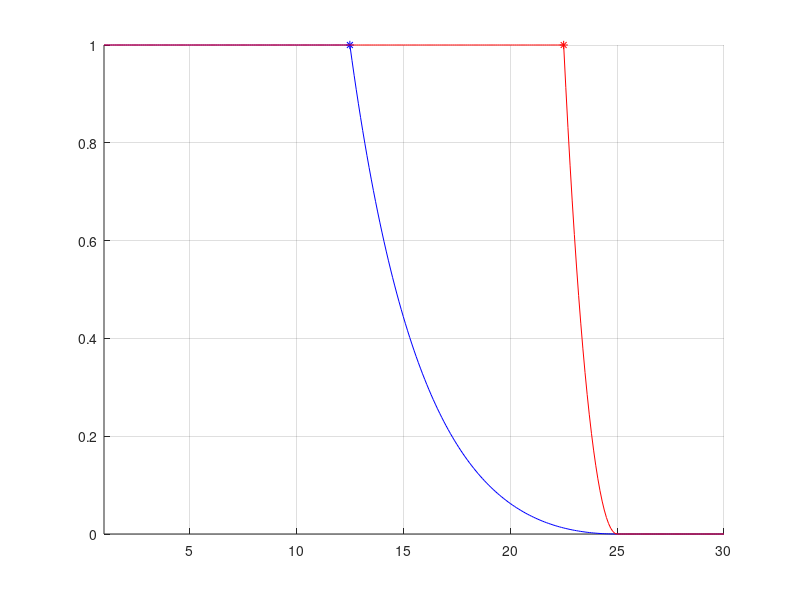

The MATLAB source for this figure: (Note: this script raises an error after producing the figure.)
%------------ MAIN CODE FOR ENERGY (VERSION 2) -------------

%% Adding dependencies
%clear
%clc
%Change this command to your repository address. 
folder_model = ['C:\Users\Carolina\Desktop\net_shared\LBR_interface\matlab\Windows\model_urdf'];
folder_functions = ['C:\Users\Carolina\Desktop\net_shared\LBR_interface\matlab\Windows\'];
addpath(folder_model);
addpath(folder_functions);

% Add source directories
fcn_path = genpath('energy');
addpath(fcn_path);

%% ------------ POTENTIAL ENERGY
% Uo(i) = 0.5*eta*((1/rho(i))-(1/rho0))^2;

% rho0 = Rmax = abs(xCenter - xWall)
% rho  = R    = abs(x - xWall)

rho0 = 25;
delta = 0.1;
rho = [1:delta:30];

margin1 = 0.5;
eta1 = 2*(margin1^2)*(rho0^2)/(1+(margin1^2)-2*margin1);
Uo1 = zeros(1, length(rho));
Umargin1 = 0;

for i=1:length(Uo1)
    if (rho(i)>rho0)
        Uo1(i) = 0;
    elseif (rho(i)<=margin1*rho0)
        Uo1(i) = 1;
    else
        Uo1(i) = 0.5*eta1*((1/rho(i))-(1/rho0))^2;
    end  
    
    if(rho(i) == margin1*rho0)
        Umargin1 = Uo1(i);
    end
end

margin2 = 0.9;
eta2 = 2*(margin2^2)*(rho0^2)/(1+(margin2^2)-2*margin2);
Uo2 = zeros(1, length(rho));
Umargin2 = 0;

for i=1:length(Uo2)
    if (rho(i)>rho0)
        Uo2(i) = 0;
    elseif (rho(i)<=margin2*rho0)
        Uo2(i) = 1;
    else
        Uo2(i) = 0.5*eta2*((1/rho(i))-(1/rho0))^2;
    end  
    
    if(rho(i) == margin2*rho0)
        Umargin2 = Uo2(i);
    end
end

figure
grid on
hold on
plot(rho,Uo1,'-b',margin1*rho0,Umargin1,'*b')
plot(rho,Uo2,'-r',margin2*rho0,Umargin2,'*r')
xlim([rho(1) rho(end)])
%ylim([0.9*min(Uo) max(Uo(1,20:end))])
hold off

%% Testing the potential ratio and gains
xCenter =[0; 0];
xWall = [10; 10];
x1 = [0:0.001:10]; x2 = [0:0.001:10]; x = [x1' x2'];
[m,n] = size(x);

xOff1 = 0.3;
uo1 = zeros(1,length(x1));

for i=1:length(uo1)
    uo1(i) = getPotentialRatio(xCenter,xWall,x(i,:),xOff1);
end

Kmax = 500; Kmin = 200;
go1 = zeros(1,length(x1)); 

for i=1:length(go1)
    go1(i) = getPotentialGain(xCenter,xWall,x(i,:),0.3,Kmax,Kmin);
end

figure
subplot(1,2,1)
plot(x(:,1)',uo1)

subplot(1,2,2)
plot(x(:,1)',go1)

%% Testing different margins (2D)
Kmax = 500; Kmin = 200;
xCenter =[0; 0];
xWall = [10; 10];
x1 = [0:0.001:10]; x2 = [0:0.001:10]; x = [x1' x2'];

xOff1 = 0.125; xOff2 = 0.5; xOff3 = 0.75;
go1 = zeros(1,length(x1)); 
go2 = zeros(1,length(x1)); 
go3 = zeros(1,length(x1)); 

for i=1:length(go1)
    go1(i) = getPotentialGain(xCenter,xWall,x(i,:),xOff1,Kmax,Kmin);
    go2(i) = getPotentialGain(xCenter,xWall,x(i,:),xOff2,Kmax,Kmin);
    go3(i) = getPotentialGain(xCenter,xWall,x(i,:),xOff3,Kmax,Kmin);
end

plot(x(:,1)',go1,x(:,1)',go2,x(:,1)',go3)

%% Testing different margins (3D lines)
Kmax = 5000; Kmin = 200;
xCenter =[0; 0];
xWall = [10; 10];
x1 = [0:0.001:10]; x2 = [0:0.001:10]; x = [x1' x2'];

xOff1 = 0.125; xOff2 = 0.5; xOff3 = 0.75;
go1 = zeros(1,length(x1)); 
go2 = zeros(1,length(x1)); 
go3 = zeros(1,length(x1)); 

for i=1:length(go1)
    go1(i) = getPotentialGain(xCenter,xWall,x(i,:),xOff1,Kmax,Kmin);
    go2(i) = getPotentialGain(xCenter,xWall,x(i,:),xOff2,Kmax,Kmin);
    go3(i) = getPotentialGain(xCenter,xWall,x(i,:),xOff3,Kmax,Kmin);
end

plot3(x(:,1)',x(:,2)',go1,x(:,1)',x(:,2)',go2,x(:,1)',x(:,2)',go3)

%% COMPARTING TO THE JAVA CLASS (method/function getGainsLine)
go1_java = load('C:\Users\Carolina\Desktop\net_shared\LBR_interface\matlab\Windows\energy\Java2DStiffness1.txt')';
go2_java = load('C:\Users\Carolina\Desktop\net_shared\LBR_interface\matlab\Windows\energy\Java2DStiffness2.txt')';
go3_java = load('C:\Users\Carolina\Desktop\net_shared\LBR_interface\matlab\Windows\energy\Java2DStiffness3.txt')';

plot3(x(:,1)',x(:,2)',go1_java,x(:,1)',x(:,2)',go2_java,x(:,1)',x(:,2)',go3_java)
% This went fine
%% Testing different margins (3D plane)
Kmax = 500; Kmin = 200;
xCenter =[10; 10];
xWall = [5; 5];
xOff1 = 0.125; xOff2 = 0.5; xOff3 = 0.75;

[X,Y] = meshgrid(0:0.1:20,0:0.1:20);
[sizeM sizeN] = size(X);
Z1 = zeros(sizeM,sizeN);
Z2 = zeros(sizeM,sizeN);
Z3 = zeros(sizeM,sizeN);

for i=1:sizeM
    for j=1:sizeN
        Z1(i,j) = getPotentialGain(xCenter,xWall,[X(i,j) Y(i,j)],xOff1,Kmax,Kmin);
        Z2(i,j) = getPotentialGain(xCenter,xWall,[X(i,j) Y(i,j)],xOff2,Kmax,Kmin);
        Z3(i,j) = getPotentialGain(xCenter,xWall,[X(i,j) Y(i,j)],xOff3,Kmax,Kmin);
    end
end


figure
subplot(1,3,1)
grid on
hold on
turnPlane = surf(X,Y,Z1,'FaceAlpha',0.7, 'EdgeColor','none')
plot3([xCenter(1) xCenter(1)], [xCenter(2) xCenter(2)], [Kmin Kmax],'-g','LineWidth', 2)
plot3([xWall(1) xWall(1)], [xWall(2) xWall(2)], [Kmin Kmax],'-r','LineWidth', 2)
%'FaceColor' = select color in a hexadecimal value
xlabel('x [m]')
ylabel('y [m]')
zlabel('Gain')
title(['Stiffness Gain with x offset = ' num2str(xOff1)])

subplot(1,3,2)
grid on
hold on
turnPlane = surf(X,Y,Z2,'FaceAlpha',0.7, 'EdgeColor','none')
plot3([xCenter(1) xCenter(1)], [xCenter(2) xCenter(2)], [Kmin Kmax],'-g','LineWidth', 2)
plot3([xWall(1) xWall(1)], [xWall(2) xWall(2)], [Kmin Kmax],'-r','LineWidth', 2)
%'FaceColor' = select color in a hexadecimal value
xlabel('x [m]')
ylabel('y [m]')
zlabel('Gain')
title(['Stiffness Gain with x offset = ' num2str(xOff2)])

subplot(1,3,3)
grid on
hold on
turnPlane = surf(X,Y,Z3,'FaceAlpha',0.7, 'EdgeColor','none')
plot3([xCenter(1) xCenter(1)], [xCenter(2) xCenter(2)], [Kmin Kmax],'-g','LineWidth', 2)
plot3([xWall(1) xWall(1)], [xWall(2) xWall(2)], [Kmin Kmax],'-r','LineWidth', 2)
%'FaceColor' = select color in a hexadecimal value
xlabel('x [m]')
ylabel('y [m]')
zlabel('Gain')
title(['Stiffness Gain with x offset = ' num2str(xOff3)])

%%
figure
subplot(3,1,1)
grid on
hold on
turnPlane = surf(X,Y,Z1,'FaceAlpha',0.7, 'EdgeColor','none')
plot3([xCenter(1) xCenter(1)], [xCenter(2) xCenter(2)], [Kmin Kmax],'-g','LineWidth', 2)
plot3([xWall(1) xWall(1)], [xWall(2) xWall(2)], [Kmin Kmax],'-r','LineWidth', 2)
%'FaceColor' = select color in a hexadecimal value
xlabel('x [m]')
ylabel('y [m]')
zlabel('Gain')
title(['Stiffness Gain with x offset = ' num2str(xOff1)])

subplot(3,1,2)
grid on
hold on
turnPlane = surf(X,Y,Z2,'FaceAlpha',0.7, 'EdgeColor','none')
plot3([xCenter(1) xCenter(1)], [xCenter(2) xCenter(2)], [Kmin Kmax],'-g','LineWidth', 2)
plot3([xWall(1) xWall(1)], [xWall(2) xWall(2)], [Kmin Kmax],'-r','LineWidth', 2)
%'FaceColor' = select color in a hexadecimal value
xlabel('x [m]')
ylabel('y [m]')
zlabel('Gain')
title(['Stiffness Gain with x offset = ' num2str(xOff2)])

subplot(3,1,3)
grid on
hold on
turnPlane = surf(X,Y,Z3,'FaceAlpha',0.7, 'EdgeColor','none')
plot3([xCenter(1) xCenter(1)], [xCenter(2) xCenter(2)], [Kmin Kmax],'-g','LineWidth', 2)
plot3([xWall(1) xWall(1)], [xWall(2) xWall(2)], [Kmin Kmax],'-r','LineWidth', 2)
%'FaceColor' = select color in a hexadecimal value
xlabel('x [m]')
ylabel('y [m]')
zlabel('Gain')
title(['Stiffness Gain with x offset = ' num2str(xOff3)])


%% COMPARING GAINS WITH THE JAVA CLASS IN SUNRISE
% I messed something with the x and y coordinates. But the same method with
% 3D lines works, so dont take this into accound
data1 = load('C:\Users\Carolina\Desktop\net_shared\LBR_interface\matlab\Windows\energy\JavaStiffness1.txt');
[sizeM sizeN] = size(X);
Z1_java = data1(1:sizeM,:);
x1_java = data1(sizeM+1:sizeM*2,:);
y1_java = data1(sizeM*2+1:end,:);

Z2_java = load('C:\Users\Carolina\Desktop\net_shared\LBR_interface\matlab\Windows\energy\JavaStiffness2.txt');
Z3_java = load('C:\Users\Carolina\Desktop\net_shared\LBR_interface\matlab\Windows\energy\JavaStiffness3.txt');

figure
subplot(1,3,1)
grid on
hold on
turnPlane = surf(X,Y,Z1_java,'FaceAlpha',0.7, 'EdgeColor','none')
plot3([xCenter(1) xCenter(1)], [xCenter(2) xCenter(2)], [Kmin Kmax],'-g','LineWidth', 2)
plot3([xWall(1) xWall(1)], [xWall(2) xWall(2)], [Kmin Kmax],'-r','LineWidth', 2)
%'FaceColor' = select color in a hexadecimal value
xlabel('x [m]')
ylabel('y [m]')
zlabel('Gain')
title(['Stiffness Gain with x offset = ' num2str(xOff1)])

subplot(1,3,2)
grid on
hold on
turnPlane = surf(x2_java,y2_java,Z2_java,'FaceAlpha',0.7, 'EdgeColor','none')
plot3([xCenter(1) xCenter(1)], [xCenter(2) xCenter(2)], [Kmin Kmax],'-g','LineWidth', 2)
plot3([xWall(1) xWall(1)], [xWall(2) xWall(2)], [Kmin Kmax],'-r','LineWidth', 2)
%'FaceColor' = select color in a hexadecimal value
xlabel('x [m]')
ylabel('y [m]')
zlabel('Gain')
title(['Stiffness Gain with x offset = ' num2str(xOff2)])

subplot(1,3,3)
grid on
hold on
turnPlane = surf(X,Y,Z3_java,'FaceAlpha',0.7, 'EdgeColor','none')
plot3([xCenter(1) xCenter(1)], [xCenter(2) xCenter(2)], [Kmin Kmax],'-g','LineWidth', 2)
plot3([xWall(1) xWall(1)], [xWall(2) xWall(2)], [Kmin Kmax],'-r','LineWidth', 2)
%'FaceColor' = select color in a hexadecimal value
xlabel('x [m]')
ylabel('y [m]')
zlabel('Gain')
title(['Stiffness Gain with x offset = ' num2str(xOff3)])

%% tesing rebouncing points (2D)
xCenter =[0; 0];
xWall = [10; 10];
x1 = [0:0.001:9.5]; x2 = [0:0.001:9.5]; x = [x1' x2'];

delta1 = 0.125; delta2 = 0.5; delta3 = 0.75;
go1 = []; 
go2 = zeros(1,length(x1)); 
go3 = zeros(1,length(x1)); 

for i=1:length(x1)
    [lambda, xout] = getPotentialRatio(xCenter,xWall,x(i,:),delta);
    go1 = [go1; lambda xout];
end


plot(x1,x2,go1(:,2),go1(:,3)) 
%,go1(:,1))

plot3(go1(:,2),go1(:,3),go1(:,1))

%% tesing rebouncing points (3D) -inside/outside
% Wall on the Z axis
Waypoints = [ 0.50  0.05  0.07; 
              0.40  0.15  0.50; 
              0.35  0.30  0.50 ; 
              0.30  0.40  0.0 ; 
              0.20  0.45  0.20; 
              0.20  0.45  0.50];
          
xWallZ = 0.3; 
xWall_plane = [Waypoints(:,1) Waypoints(:,2) xWallZ*ones(length(Waypoints(:,1)),1) ];

% Center
xCenterZ_in = 0.0;
xCenter_in = [Waypoints(:,1) Waypoints(:,2) xCenterZ_in*ones(length(Waypoints(:,1)),1) ];

% outside
xCenterZ_out = 1.0;
xCenter_out = [Waypoints(:,1) Waypoints(:,2) xCenterZ_out*ones(length(Waypoints(:,1)),1) ];

delta = 0.1;

fixWaypoints_in = zeros(length(Waypoints),3);
fixWaypoints_out = zeros(length(Waypoints),3);

for j=1:length(Waypoints)
    [dummyLambda,fixWaypoints_in(j,:)] = getPotentialRatio(xCenter_in(j,:),xWall_plane(j,:),Waypoints(j,:),delta);
    [dummyLambda,fixWaypoints_out(j,:)] = getPotentialRatio(xCenter_out(j,:),xWall_plane(j,:),Waypoints(j,:),delta);
end

figure
grid on
hold on
plot3(Waypoints(:,1), Waypoints(:,2), Waypoints(:,3),'-b')
plot3(fixWaypoints_in(:,1), fixWaypoints_in(:,2), fixWaypoints_in(:,3),'-r')

% figure
% grid on
% hold on
% plot([0:(length(Waypoints(:,1))-1)],lambdaWay)
% plot([0:(length(Waypoints(:,1))-1)],fixlambdaWay)

% complete path

n = 10;
recordPath = GeneratePath(n,Waypoints,'path');
fixPath_in = recordPath; fixPath_out = recordPath;

xWallZ = 0.3; 
xWall_plane = [recordPath(:,1) recordPath(:,2) xWallZ*ones(length(recordPath(:,1)),1) ];

% Center
xCenter_in = [recordPath(:,1) recordPath(:,2) xCenterZ_in*ones(length(recordPath(:,1)),1) ];
xCenter_out = [recordPath(:,1) recordPath(:,2) xCenterZ_out*ones(length(recordPath(:,1)),1) ];

lambdaWay = zeros(length(recordPath),1);
fixlambdaWay = zeros(length(recordPath),1);

for j=1:length(recordPath)
    [lambdaWay(j,1),fixPath_in(j,:)] = getPotentialRatio(xCenter_in(j,:),xWall_plane(j,:),recordPath(j,:),delta);
    %[fixlambdaWay(j,1),dummy] = getPotentialRatio(xCenter_in(j,:),xWall_plane(j,:),fixPath(j,:),delta);

    [lambdaWay(j,1),fixPath_out(j,:)] = getPotentialRatio(xCenter_out(j,:),xWall_plane(j,:),recordPath(j,:),delta);
    %[fixlambdaWay(j,1),dummy] = getPotentialRatio(xCenter_in(j,:),xWall_plane(j,:),fixPath(j,:),delta);
end

% PLOT
xLimit = [0.9*min(recordPath(:,1)) 1.1*max(recordPath(:,1))];
yLimit = [0.9*min(recordPath(:,2)) 1.1*max(recordPath(:,2))];
zLimit = [0.9*min(recordPath(:,3)) 1.1*max(recordPath(:,3))];
% adding the wall
[x y] = meshgrid(-1:0.1:1); % Generate x and y data
z = xWallZ * ones(size(x, 1)); % Generate z data


figure
subplot(1,2,1)
grid on
hold on
plot3(Waypoints(:,1), Waypoints(:,2), Waypoints(:,3),'ob')
plot3(recordPath(:,1), recordPath(:,2), recordPath(:,3),'-b')

plot3(fixWaypoints_in(:,1), fixWaypoints_in(:,2), fixWaypoints_in(:,3),'or')
plot3(fixPath_in(:,1), fixPath_in(:,2), fixPath_in(:,3),'-r')

surfWall = surf(x, y, z,'FaceAlpha',0.3,'EdgeColor', 'none'); % Plot the surface
axis([xLimit yLimit zLimit]);
legend('Waypoints','Given path', 'Corrected waypoints', 'Corrected path', 'Wall')

title('Planned Path and correction towards inside')
xlabel('x [m]')
ylabel('y [m]')
zlabel('z [m]')

subplot(1,2,2)
grid on
hold on
plot3(Waypoints(:,1), Waypoints(:,2), Waypoints(:,3),'ob')
plot3(recordPath(:,1), recordPath(:,2), recordPath(:,3),'-b')

plot3(fixWaypoints_out(:,1), fixWaypoints_out(:,2), fixWaypoints_out(:,3),'or')
plot3(fixPath_out(:,1), fixPath_out(:,2), fixPath_out(:,3),'-r')
surfWall = surf(x, y, z,'FaceAlpha',0.3,'EdgeColor', 'none'); % Plot the surface

axis([xLimit yLimit zLimit]);
legend('Waypoints','Given path', 'Corrected waypoints', 'Corrected path', 'Wall')

title('Planned Path and correction towards outside')
xlabel('x [m]')
ylabel('y [m]')
zlabel('z [m]')

%% debug code 
x = [1; 1];
xtemp = 0; xmax_acc = 0; x_acc = 0;
for i=1:length(xCenter)
    % rho0
    xtemp = (xCenter(i)-xWall(i))^2;
    xmax_acc = xmax_acc + xtemp;    
    % rho
    xtemp = (x(i)-xWall(i))^2;
    x_acc = x_acc + xtemp;
end
% Calculate parameters
rho0 = sqrt(xmax_acc);
rho = sqrt(x_acc);
eta = 2*(delta^2)*(rho0^2)/(1+(delta^2)-2*delta);

lambda = 0.5*eta*((1/rho)-(1/rho0))^2;

    if(length(x)==1)
        xout = xCenter(1) + delta*rho0;
    end
    if(length(x)>=2)
    % Calculate angle between center and x
    cosC = (x(1)-xCenter(1))/sqrt((x(1)-xCenter(1))^2 + (x(2)-xCenter(2))^2);
    senC = (x(2)-xCenter(2))/sqrt((x(1)-xCenter(1))^2 + (x(2)-xCenter(2))^2);
    %C = acos(cosC);
    
    xout(1) = xCenter(1) + delta*rho0*cosC;
    xout(2) = xCenter(2) + delta*rho0*senC;
    end
    
    if(length(x)==3)
        cosA = (x(1)-xCenter(1))/sqrt((x(1)-xCenter(1))^2 + (x(3)-xCenter(3))^2);
        %A = acos(cosA);
        xout(3) = xCenter(3) + delta*rho0*cosA;
    end
    
    
%% COMPARING CORRECTION POINTS TO JAVA 
% matlab
Waypoints = [ 0.50  0.05  0.07; 
              0.40  0.15  0.50; 
              0.35  0.30  0.50 ; 
              0.30  0.40  0.0 ; 
              0.20  0.45  0.20; 
              0.20  0.45  0.50];          
xWallZ = 0.3; 
xWall_plane = [Waypoints(:,1) Waypoints(:,2) xWallZ*ones(length(Waypoints(:,1)),1) ];
% Center (inside)
xCenterZ_in = 0.0;
xCenter_in = [Waypoints(:,1) Waypoints(:,2) xCenterZ_in*ones(length(Waypoints(:,1)),1) ];
% Center (outside)
xCenterZ_out = 1.0;
xCenter_out = [Waypoints(:,1) Waypoints(:,2) xCenterZ_out*ones(length(Waypoints(:,1)),1) ];
delta = 0.1;

fixWaypoints_in = zeros(length(Waypoints),3);
fixWaypoints_out = zeros(length(Waypoints),3);

for j=1:length(Waypoints)
    [dummyLamda , fixWaypoints_in(j,:)] = getPotentialRatio(xCenter_in(j,:),xWall_plane(j,:),Waypoints(j,:),delta);
    [dummyLamda , fixWaypoints_out(j,:)] = getPotentialRatio(xCenter_out(j,:),xWall_plane(j,:),Waypoints(j,:),delta);
end

figure
grid on
hold on
plot3(Waypoints(:,1), Waypoints(:,2), Waypoints(:,3),'-b')
plot3(fixWaypoints_in(:,1), fixWaypoints_in(:,2), fixWaypoints_in(:,3),'-r')

% java file
data = load('C:\Users\Carolina\Desktop\net_shared\LBR_interface\matlab\Windows\energy\JavaPoints.txt');
Waypoints_java = data(:,1:3);
fixWaypoints_in_java = data(:,4:6);
%rho_in_java = data(:,7:9);
fixWaypoints_out_java = data(:,7:9);
%rho_out_java = data(:,13:15);

figure
subplot(1,2,1)
grid on
hold on
plot3(Waypoints_java(:,1), Waypoints_java(:,2), Waypoints_java(:,3),'-b')
plot3(fixWaypoints_in_java(:,1), fixWaypoints_in_java(:,2), fixWaypoints_in_java(:,3),'-r')

subplot(1,2,2)
grid on
hold on
plot3(Waypoints_java(:,1), Waypoints_java(:,2), Waypoints_java(:,3),'-b')
plot3(fixWaypoints_out_java(:,1), fixWaypoints_out_java(:,2), fixWaypoints_out_java(:,3),'-r')